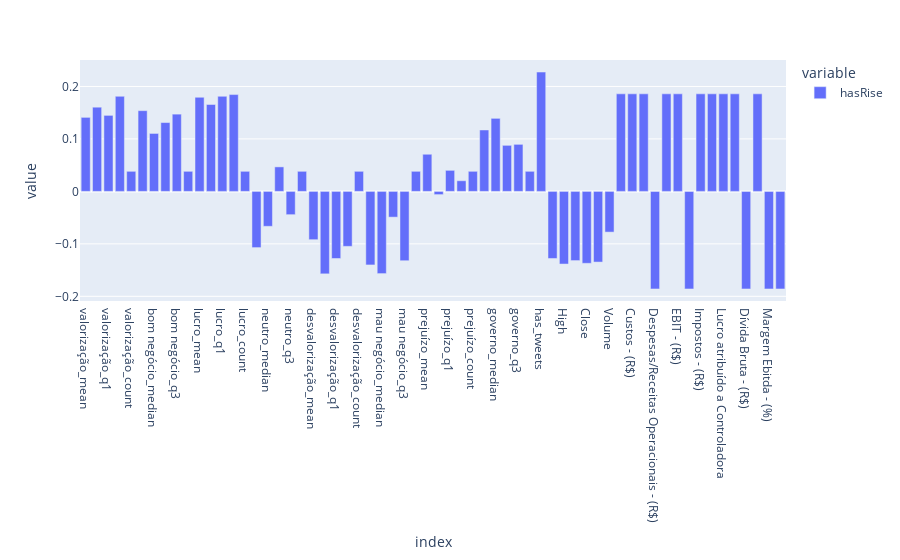

Notebook code cell kept with this figure:
### Code cell
METHOD = 'spearman'

hasRise_correlations2 = df_vale3_test.drop('Date', axis='columns').corr(method=METHOD)['hasRise']
px.bar(hasRise_correlations2[:-1])

### Figure 1 — Plotly figure (JSON) as saved in the notebook; plotly's stock layout.template omitted (floating-point values rounded to 4 significant figures)
{"data": [{"alignmentgroup": "True", "hovertemplate": "variable=hasRise<br>index=%{x}<br>value=%{y}<extra></extra>", "legendgroup": "hasRise", "marker": {"color": "#636efa", "pattern": {"shape": ""}}, "name": "hasRise", "offsetgroup": "hasRise", "orientation": "v", "showlegend": true, "textposition": "auto", "type": "bar", "x": ["valorização_mean", "valorização_median", "valorização_q1", "valorização_q3", "valorização_count", "bom negócio_mean", "bom negócio_median", "bom negócio_q1", "bom negócio_q3", "bom negócio_count", "lucro_mean", "lucro_median", "lucro_q1", "lucro_q3", "lucro_count", "neutro_mean", "neutro_median", "neutro_q1", "neutro_q3", "neutro_count", "desvalorização_mean", "desvalorização_median", "desvalorização_q1", "desvalorização_q3", "desvalorização_count", "mau negócio_mean", "mau negócio_median", "mau negócio_q1", "mau negócio_q3", "mau negócio_count", "prejuízo_mean", "prejuízo_median", "prejuízo_q1", "prejuízo_q3", "prejuízo_count", "governo_mean", "governo_median", "governo_q1", "governo_q3", "governo_count", "has_tweets", "Open", "High", "Low", "Close", "Adj Close", "Volume", "Receita Líquida - (R$)", "Custos - (R$)", "Lucro Bruto - (R$)", "Despesas/Receitas Operacionais - (R$)", "EBITDA - (R$)", "EBIT - (R$)", "Resultado Financeiro - (R$)", "Impostos - (R$)", "Lucro Líquido - (R$)", "Lucro atribuído a Controladora", "Lucro atribuído a Não Controladores", "Dívida Bruta - (R$)", "Margem Bruta - (%)", "Margem Ebitda - (%)", "Margem Líquida - (%)"], "xaxis": "x", "y": [0.1411, 0.1605, 0.1449, 0.1812, 0.03828, 0.1539, 0.1104, 0.1312, 0.1473, 0.03828, 0.1794, 0.1657, 0.1812, 0.1846, 0.03828, -0.1071, -0.06655, 0.04673, -0.04437, 0.03828, -0.09204, -0.1572, -0.1279, -0.1048, 0.03828, -0.1402, -0.1567, -0.04909, -0.1322, 0.03828, 0.0708, -0.006136, 0.04012, 0.0203, 0.03828, 0.1171, 0.1392, 0.08779, 0.08968, 0.03828, 0.2275, -0.1279, -0.1385, -0.1319, -0.1371, -0.1347, -0.07762, 0.1859, 0.1859, 0.1859, -0.1859, 0.1859, 0.1859, -0.1859, 0.1859, 0.1859, 0.1859, 0.1859, -0.1859, 0.1859, -0.1859, -0.1859], "yaxis": "y"}], "layout": {"barmode": "relative", "legend": {"title": {"text": "variable"}, "tracegroupgap": 0}, "margin": {"t": 60}, "xaxis": {"anchor": "y", "domain": [0, 1], "title": {"text": "index"}}, "yaxis": {"anchor": "x", "domain": [0, 1], "title": {"text": "value"}}}}
